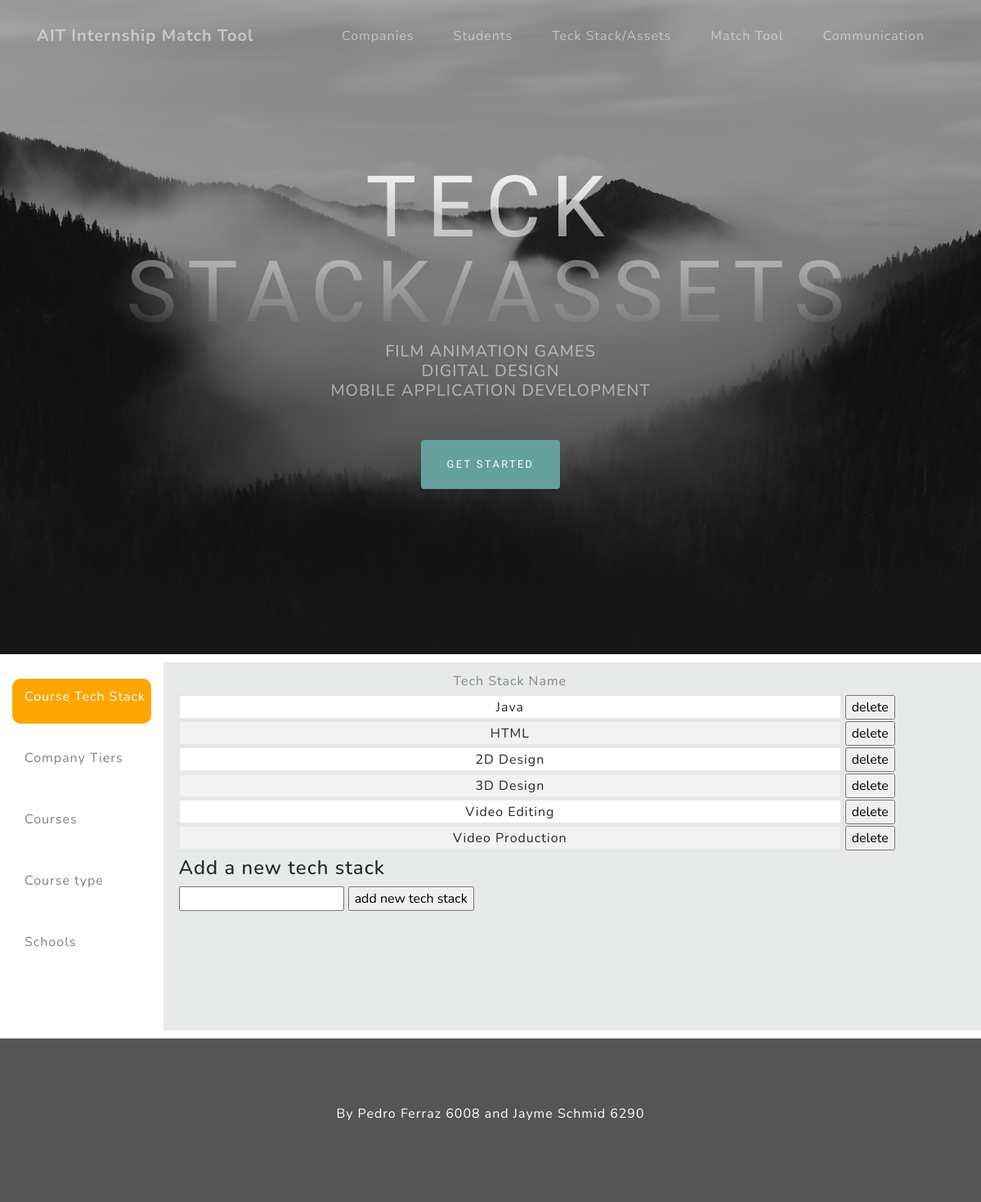
Page /Enrollments.php on the committed database.
### tables this page shows
CREATE TABLE `techstack` (
  `skill_id` int(11) NOT NULL,
  `skill_name` varchar(300) NOT NULL
);

### Enrollments.php (the view, shortened to what this page needs)
<?php
if (session_id() == '' || !isset($_SESSION)) {
    $servername = "localhost";
$username = "root";
$password = "";
$dbname = "internshipdatabase";
    try{
    $conn = new mysqli($servername, $username, $password, $dbname);
$sql = "SELECT company_id,company_name,contact_person,website,description,tier_rate,notes,TypeOfCompany FROM company";
}
    catch(PDOException $e){
    echo $sql . "<br>" . $e->getMessage();
}
}
 else {
    echo "0 results";
}
?>
<!DOCTYPE html>
<html lang="en">
<head>
  <link rel="stylesheet" href="https://maxcdn.bootstrapcdn.com/bootstrap/4.3.1/css/bootstrap.min.css">
  <link rel="stylesheet" type="text/css" href="Styles.css">
  <link href="vendor/bootstrap/css/bootstrap.min.css" rel="stylesheet">
  <link href="vendor/fontawesome-free/css/all.min.css" rel="stylesheet">
  <link href="css/grayscale.min.css" rel="stylesheet">
</head>
<body>
<?php include('navigation.php'); ?>
   <header class="masthead">
    <div class="container d-flex h-100 align-items-center">
      <div class="mx-auto text-center">
        <h1 class="mx-auto my-0 text-uppercase">Teck Stack/Assets</h1>
        <h2 class="text-white-50 mx-auto mt-2 mb-5">FILM ANIMATION GAMES<br>DIGITAL DESIGN <br>MOBILE APPLICATION DEVELOPMENT</h2>
        <a href="#about" class="btn btn-primary js-scroll-trigger">Get Started</a>
      </div>
    </div>
  </header>
<div class="container-fluid text-center">
  <div class="row content">
       <div class="col-sm-2 sidenav">
      <a class="text" href="Enrollments.php">
        <div class="well1" >
     <p class="t2">Course Tech Stack</p>
      </div>
       </a>
        <a class="text" href="Enrollments_comp.php">
                    <div class="well2">
                        <p class="t2">Company Tiers </p>
                    </div>
                </a>
         <a class="text" href="Enrollments_courses.php" >
                    <div class="well2">
                        <p class="t2">Courses</p>
                    </div>
                </a>
         <a class="text"  href="Enrollments_course_type.php">
                    <div class="well2" >
                        <p class="t2">Course type</p>
                    </div>
                </a>
         <a class="text" href="Enrollments_schools.php" >
                    <div class="well2" >
                        <p class="t2">Schools</p>
                    </div>
                </a>
    </div>
    <div class="col-sm-10 text-left content">
       <table id="myTable" style="width:100%">
                    <tr class="rowhead">
                        <th class="colhead">Tech Stack Name</th>
                        <th class="colhead"></th>
                    </tr>
                    <?php
    $sql = "
SELECT * FROM techstack";
$result = $conn->query($sql);
    while($row = $result->fetch_assoc()) {
         ?>
                    <tr>
                        <td class="colhead1"> <?php echo $row['skill_name'];?>
                        </td>
                             <td>
                            <form action="Enrollments_drop_ap.php" method=post>
                                <input type="submit" src=".\images\info-circle-solid.svg" alt="submit" fill="orange" value="delete" width="20" height="20">
                            </form>
                        </td>
                    </tr>
                    <?php } ?>
           <tr>
           <td>
               <h4>Add a new tech stack</h4>
               <form action="Enrollments_add_ap.php" method=post>
                                <input type="Text" name="NewTechS" >
                                <input type="submit" alt="submit" fill="orange" value="add new tech stack" width="20" height="20">
                            </form>
               </td>
                <td>
               </td>
           </tr>
                </table>
    </div>
  </div>
</div>
 <footer id="sticky-footer" class="footer12">
    <div class="container text-center">
     <P>By Pedro Ferraz 6008 and Jayme Schmid 6290</P>
    </div>
  </footer>
</body>
</html>

### Styles.css (style rules this page uses)
body { font-size: 14px; }
.row.content { height: 450px }
.sidenav { padding-top: 20px; background-color: #f1f1f1; height: 100%; }
footer { background-color: #555; color: white; padding: 15px; }
.footer12 { margin-top: 10px; }
.t2 { padding-top: 5px; padding-left: 10px; }
.well1 { min-height:18px; padding:5px; margin-bottom:20px; text-align:left; background-color:orange; border-radius:10px; color: white; }
.well2 { min-height:18px; padding:5px; margin-bottom:20px; text-align:left; background-color:white; border-radius:10px; color: grey; }
.colhead { text-align: center; color: #848688; font-weight: normal; }
.colhead1, .colhead2 { text-align: center; border-style: solid; border-color: #E6E7E8; border-width: 5px; }
tr:nth-child(even) .colhead1 { background-color: white; }
tr:nth-child(odd) .colhead1 { background-color: #f2f2f2; }
.content { background-color: #e8e9e9; margin-top: 10px; }
.sidenav { background-color: white; }
.text { color: grey; }
h4 { padding-top:3px; }

### rows in the picture
techstack: skill_name "Java"
techstack: skill_name "HTML"
techstack: skill_name "2D Design"
techstack: skill_name "3D Design"
techstack: skill_name "Video Editing"
techstack: skill_name "Video Production"
